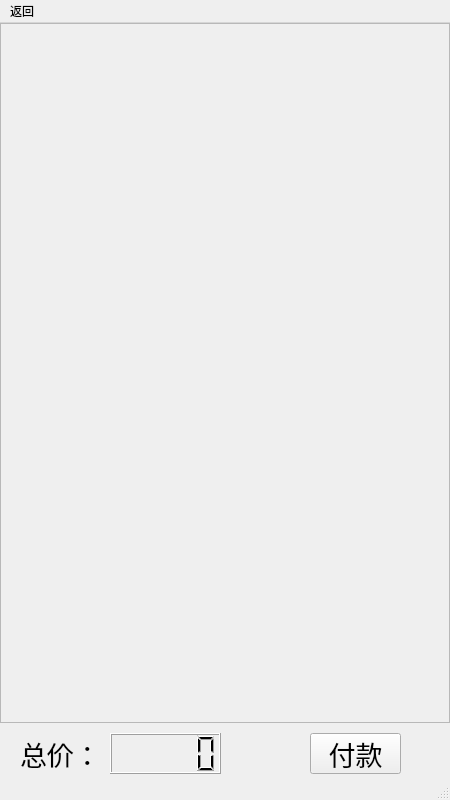
<?xml version="1.0" encoding="UTF-8"?>
<ui version="4.0">
 <class>secondwindow_toc</class>
 <widget class="QMainWindow" name="secondwindow_toc">
  <property name="geometry">
   <rect>
    <x>0</x>
    <y>0</y>
    <width>450</width>
    <height>800</height>
   </rect>
  </property>
  <property name="minimumSize">
   <size>
    <width>450</width>
    <height>800</height>
   </size>
  </property>
  <property name="maximumSize">
   <size>
    <width>450</width>
    <height>800</height>
   </size>
  </property>
  <property name="windowTitle">
   <string>MainWindow</string>
  </property>
  <widget class="QWidget" name="centralwidget">
   <widget class="QScrollArea" name="m_scrollArea">
    <property name="geometry">
     <rect>
      <x>0</x>
      <y>0</y>
      <width>450</width>
      <height>700</height>
     </rect>
    </property>
    <property name="minimumSize">
     <size>
      <width>450</width>
      <height>700</height>
     </size>
    </property>
    <property name="maximumSize">
     <size>
      <width>450</width>
      <height>700</height>
     </size>
    </property>
    <property name="widgetResizable">
     <bool>true</bool>
    </property>
    <widget class="QWidget" name="scrollAreaWidgetContents">
     <property name="geometry">
      <rect>
       <x>0</x>
       <y>0</y>
       <width>448</width>
       <height>698</height>
      </rect>
     </property>
    </widget>
   </widget>
   <widget class="QLCDNumber" name="payment">
    <property name="geometry">
     <rect>
      <x>110</x>
      <y>710</y>
      <width>111</width>
      <height>41</height>
     </rect>
    </property>
    <property name="font">
     <font>
      <pointsize>9</pointsize>
     </font>
    </property>
   </widget>
   <widget class="QLabel" name="label">
    <property name="geometry">
     <rect>
      <x>20</x>
      <y>700</y>
      <width>91</width>
      <height>61</height>
     </rect>
    </property>
    <property name="font">
     <font>
      <pointsize>20</pointsize>
     </font>
    </property>
    <property name="text">
     <string>总价：</string>
    </property>
   </widget>
   <widget class="QPushButton" name="pushButton">
    <property name="geometry">
     <rect>
      <x>310</x>
      <y>710</y>
      <width>91</width>
      <height>41</height>
     </rect>
    </property>
    <property name="font">
     <font>
      <pointsize>20</pointsize>
     </font>
    </property>
    <property name="text">
     <string>付款</string>
    </property>
   </widget>
  </widget>
  <widget class="QMenuBar" name="menubar">
   <property name="geometry">
    <rect>
     <x>0</x>
     <y>0</y>
     <width>450</width>
     <height>21</height>
    </rect>
   </property>
   <widget class="QMenu" name="menu">
    <property name="title">
     <string>返回</string>
    </property>
   </widget>
   <addaction name="menu"/>
  </widget>
  <widget class="QStatusBar" name="statusbar"/>
  <action name="action">
   <property name="text">
    <string>退出登录</string>
   </property>
  </action>
 </widget>
 <resources/>
 <connections/>
</ui>
